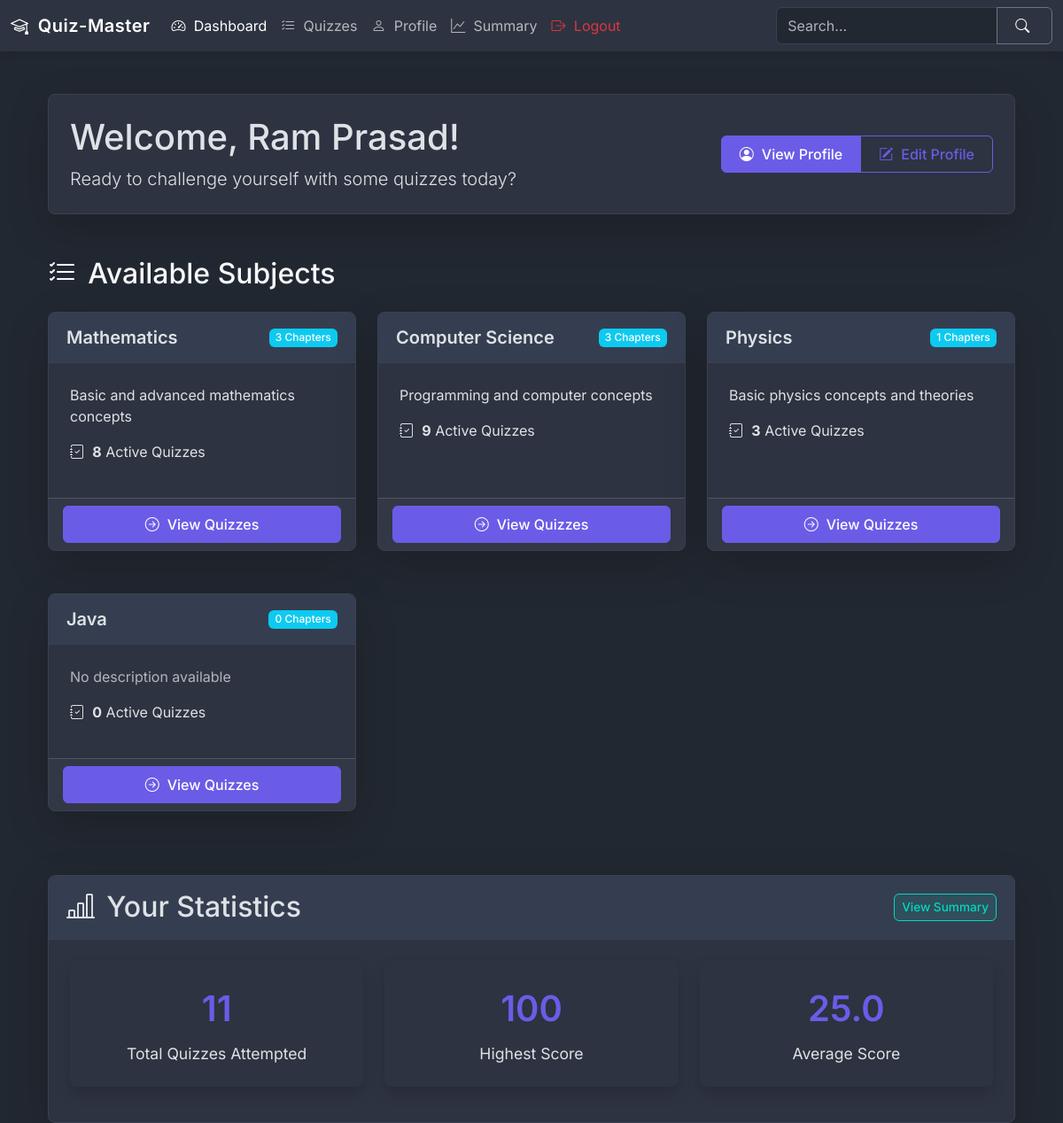
The page /dashboard (signed in) on the database its author committed.
### models.py (models this page shows)
class User(db.Model):
    id = db.Column(db.Integer, primary_key=True)
    email = db.Column(db.String(30), unique=True, nullable=False)
    password = db.Column(db.String(256), nullable=False)
    fullName = db.Column(db.String(50))
    qualification = db.Column(db.String(50))
    dob = db.Column(db.DateTime)  # Changed from String to DateTime
    created_at = db.Column(db.DateTime, default=datetime.now(timezone.utc))
    quiz_attempts = db.relationship('QuizAttempt', backref='user', lazy=True)
    scores = db.relationship('Score', backref='user', lazy=True)

class Subject(db.Model):
    id = db.Column(db.Integer, primary_key=True)
    name = db.Column(db.String(50), unique=True, nullable=False, index=True)
    description = db.Column(db.Text)
    created_at = db.Column(db.DateTime, default=datetime.now(timezone.utc))
    updated_at = db.Column(db.DateTime, default=datetime.now(timezone.utc), onupdate=datetime.now(timezone.utc))
    chapters = db.relationship('Chapter', backref='subject', lazy=True)

### routes/user_routes.py (the view)
@app.route('/dashboard')
@login_required
def dashboard():
    user_id = session.get('user_id')
    user = User.query.get(user_id)
    now = datetime.now(timezone.utc)
    subjects = Subject.query.all()
    subject_quiz_counts = {}  # Dictionary to store active quiz counts by subject
    for subject in subjects:
        subject.chapters = Chapter.query.filter_by(subject_id=subject.id).all()
        active_quiz_count = 0
        for chapter in subject.chapters:
            chapter.quizzes = Quiz.query.filter_by(chapter_id=chapter.id).all()
            for quiz in chapter.quizzes:
                if quiz.start_date and quiz.start_date.tzinfo is None:
                    db.session.query(Quiz).filter_by(id=quiz.id).update({
                        'start_date': quiz.start_date.replace(tzinfo=timezone.utc)
                    })
                if quiz.end_date and quiz.end_date.tzinfo is None:
                    db.session.query(Quiz).filter_by(id=quiz.id).update({
                        'end_date': quiz.end_date.replace(tzinfo=timezone.utc)
                    })
                if quiz.is_active:
                    active_quiz_count += 1
            if any(quiz.start_date.tzinfo is None for quiz in chapter.quizzes if quiz.start_date) or \
               any(quiz.end_date.tzinfo is None for quiz in chapter.quizzes if quiz.end_date):
                db.session.commit()
                chapter.quizzes = Quiz.query.filter_by(chapter_id=chapter.id).all()
        subject_quiz_counts[subject.id] = active_quiz_count
    highest_score = db.session.query(db.func.max(Score.total_scored)).filter_by(user_id=user_id).scalar()
    average_score = db.session.query(db.func.avg(Score.total_scored)).filter_by(user_id=user_id).scalar()
    total_quizzes = QuizAttempt.query.filter_by(user_id=user_id).count()
    recent_scores = Score.query.filter_by(user_id=user_id)\
        .order_by(Score.created_at.desc())\
        .limit(5)\
        .all()
    recent_attempts = []
    for score in recent_scores:
        quiz = Quiz.query.get(score.quiz_id)
        if quiz:
            recent_attempts.append({
                'quiz_name': quiz.name,
                'score': float(score.total_scored),
                'passed': score.passed,
                'attempt_number': score.attempt_number,
                'date': score.created_at.strftime('%Y-%m-%d')
            })
    stats = {
        'total_quizzes': total_quizzes,
        'highest_score': highest_score,
        'average_score': average_score,
        'recent_attempts': recent_attempts
    }
    import json
    stats['recent_attempts'] = json.dumps(recent_attempts)
    return render_template('user/user_dashboard.html',
                          subjects=subjects,
                          user=user,
                          stats=stats,
                          subject_quiz_counts=subject_quiz_counts,
                          datetime=datetime,
                          timezone=timezone,
                          now=now)

### utils.py (called while the page is built)
def login_required(f):
    @wraps(f)
    def decorated_function(*args, **kwargs):
        if 'user_id' not in session:
            flash('Please login first!', 'danger')
            return redirect(url_for('login'))
        return f(*args, **kwargs)
    return decorated_function

### templates/user/user_dashboard.html (shortened to what this page needs)
{% extends 'base.html' %}
{% set active_dashboard = true %}
{% block content %}
<div class="container mt-5">
    <div class="card shadow-lg mb-5">
        <div class="card-body p-4">
            <div class="row align-items-center">
                <div class="col-md-8">
                    <h1 class="mb-2">Welcome, {{user.fullName}}!</h1>
                    <p class="lead mb-0">Ready to challenge yourself with some quizzes today?</p>
                </div>
                <div class="col-md-4 text-md-end mt-3 mt-md-0">
                    <div class="btn-group">
                        <a href="{{ url_for('user_profile') }}" class="btn btn-primary">
                            <i class="bi bi-person-circle"></i> View Profile
                        </a>
                        <a href="{{ url_for('edit_profile') }}" class="btn btn-outline-primary">
                            <i class="bi bi-pencil-square"></i> Edit Profile
                        </a>
                    </div>
                </div>
            </div>
        </div>
    </div>
    {% if subjects %}
    <h2 class="mb-4"><i class="bi bi-list-check"></i> Available Subjects</h2>
    <div class="row g-4">
        {% for subject in subjects %}
        <div class="col-md-4 mb-4">
            <div class="card h-100 shadow-lg">
                <div class="card-header d-flex justify-content-between align-items-center">
                    <h3 class="card-title mb-0 fs-5">{{ subject.name }}</h3>
                    <span class="badge bg-info">{{ subject.chapters|length }} Chapters</span>
                </div>
                <div class="card-body">
                    {% if subject.description %}
                    <p>{{ subject.description }}</p>
                    {% else %}
                    <p class="text-muted">No description available</p>
                    {% endif %}
                    <div class="mt-3">
                        <p><i class="bi bi-journal-check"></i> <strong>{{ subject_quiz_counts[subject.id] }}</strong> Active Quizzes</p>
                    </div>
                </div>
                <div class="card-footer">
                    <a href="{{ url_for('user_quizzes', subject_id=subject.id) }}" class="btn btn-primary w-100">
                        <i class="bi bi-arrow-right-circle"></i> View Quizzes
                    </a>
                </div>
            </div>
        </div>
        {% endfor %}
    </div>
    {% else %}
    <div class="alert alert-info mb-5 text-center">
        <h3><i class="bi bi-info-circle"></i> No subjects available at the moment</h3>
        <p>Check back later for new content!</p>
    </div>
    {% endif %}
    <div class="card shadow-lg mt-5">
        <div class="card-header d-flex justify-content-between align-items-center">
            <h2 class="mb-0"><i class="bi bi-bar-chart-line"></i> Your Statistics</h2>
            <a href="{{ url_for('user_summary') }}" class="btn btn-sm action-btn action-btn-add">View Summary</a>
        </div>
        <div class="card-body p-4">
            <div class="row">
                <div class="col-md-4 mb-3">
                    <div class="card stat-card h-100 border-0 shadow">
                        <div class="stat-value">{{ stats.total_quizzes or 0 }}</div>
                        <div class="stat-label">Total Quizzes Attempted</div>
                    </div>
                </div>
                <div class="col-md-4 mb-3">
                    <div class="card stat-card h-100 border-0 shadow">
                        <div class="stat-value">{{ stats.highest_score or 'N/A' }}</div>
                        <div class="stat-label">Highest Score</div>
                    </div>
                </div>
                <div class="col-md-4 mb-3">
                    <div class="card stat-card h-100 border-0 shadow">
                        <div class="stat-value">{{ "%.1f"|format(stats.average_score or 0) }}</div>
                        <div class="stat-label">Average Score</div>
                    </div>
                </div>
            </div>
        </div>
    </div>
</div>
{% endblock %}

### static/css/style.css (style rules this page uses)
:root { --primary-color: #6b5ce7; --primary-light: rgba(107, 92, 231, 0.1); --secondary-color: #00d9bf; --secondary-light: rgba(0, 217, 191, 0.1); --danger-color: #ff6b6b; --danger-light: rgba(255, 107, 107, 0.1); --success-color: #2ecc71; --success-light: rgba(46, 204, 113, 0.1); --dark-bg: #222831; --card-bg: #2d3340; --card-header-bg: #353e50; --text-primary: #f8f9fa; --text-secondary: #b4b6bc; --text-muted: #999aa2; --border-color: #3a4151; }
body { font-family: 'Inter', 'Segoe UI', Roboto, Oxygen, Ubuntu, Cantarell, 'Open Sans', 'Helvetica Neue', sans-serif; background-color: var(--dark-bg); color: var(--text-primary); }
.card { background-color: var(--card-bg); border: 1px solid var(--border-color); box-shadow: 0 4px 12px rgba(0, 0, 0, 0.1); transition: transform 0.2s, box-shadow 0.2s; border-radius: 8px; overflow: hidden; }
.card-header { background-color: var(--card-header-bg); border-bottom: 1px solid var(--border-color); padding: 1rem 1.25rem; }
.card-body { padding: 1.5rem; }
.card-title { font-weight: 600; margin-bottom: 1rem; }
.btn { border-radius: 6px; font-weight: 500; padding: 0.5rem 1.25rem; transition: all 0.2s; }
.btn-primary { background-color: var(--primary-color); border-color: var(--primary-color); }
.btn-outline-primary { color: var(--primary-color); border-color: var(--primary-color); }
.bi { margin-right: 0.3rem; }
.action-btn { padding: 0.25rem 0.5rem; font-size: 0.85rem; }
.action-btn-add { color: var(--secondary-color); background-color: var(--secondary-light); border: 1px solid var(--secondary-color); }
.badge { padding: 0.4em 0.6em; font-weight: 500; }
.stat-card { text-align: center; padding: 1.5rem; }
.stat-value { font-size: 2.5rem; font-weight: 600; color: var(--primary-color); }
.stat-label { font-size: 1.1rem; color: var (--text-secondary); margin-top: 0.5rem; }

### rows shown on the page
User: fullName "Ram Prasad"
Subject: name "Mathematics", chapters|length "3", description "Basic and advanced mathematics concepts", subject_quiz_counts "8"
Subject: name "Computer Science", chapters|length "3", description "Programming and computer concepts", subject_quiz_counts "9"
Subject: name "Physics", chapters|length "1", description "Basic physics concepts and theories", id "3"
Subject: name "Java", chapters|length "0", description "No description available", subject_quiz_counts "0"

### other values the page prints
{{ stats.total_quizzes or 0 }} "11"
{{ stats.highest_score or 'N/A' }} "100"
{{ "%.1f"|format(stats.average_score or 0) }} "25.0"
